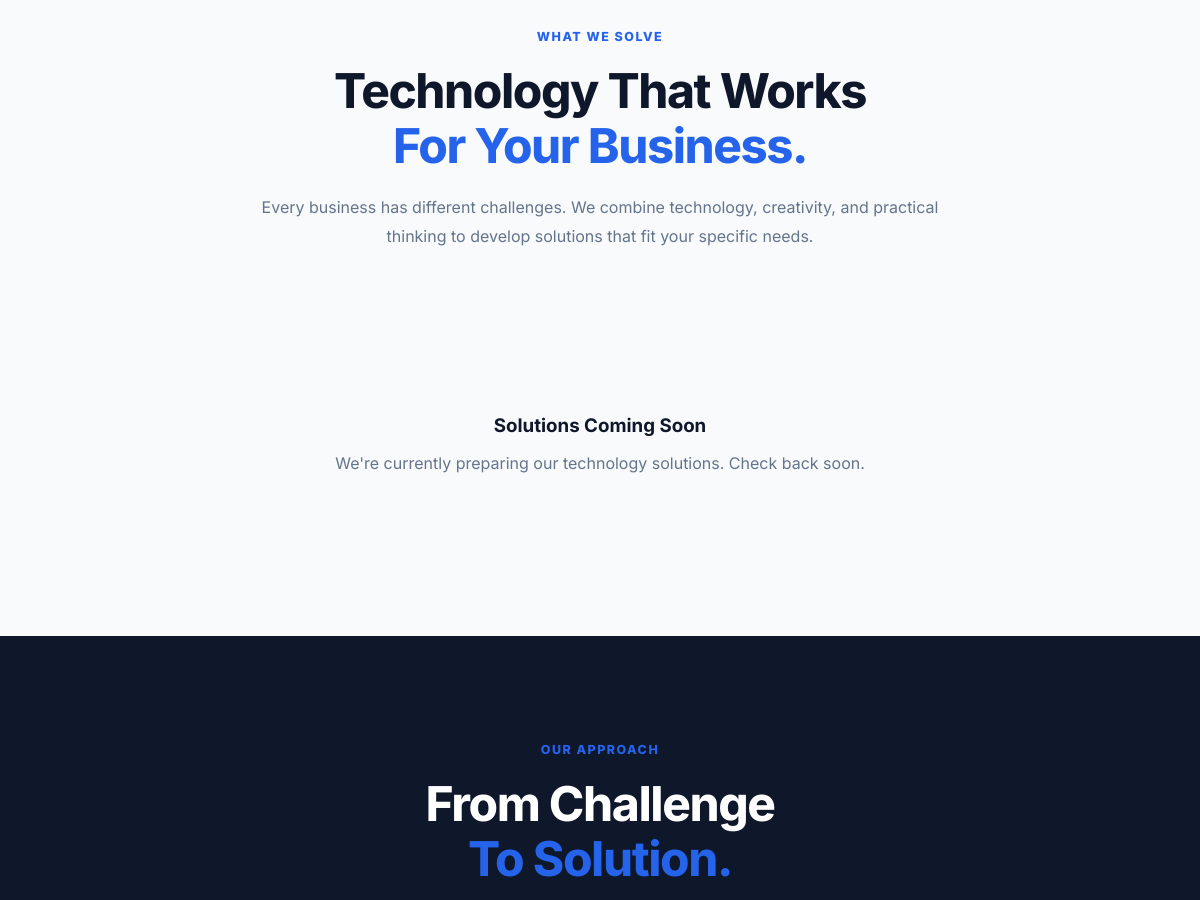
The page /projects/solutions/ (middle part) on the database as committed earlier.
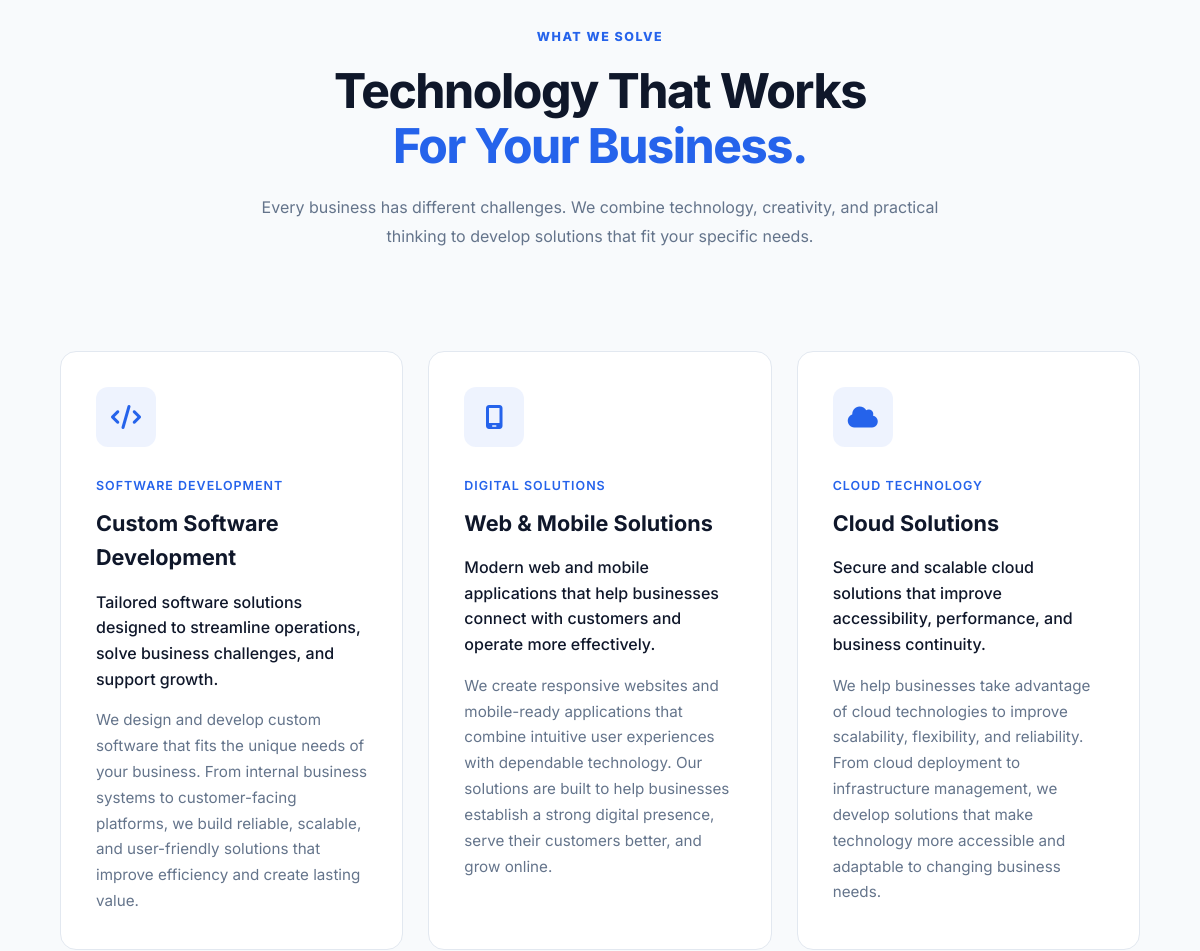
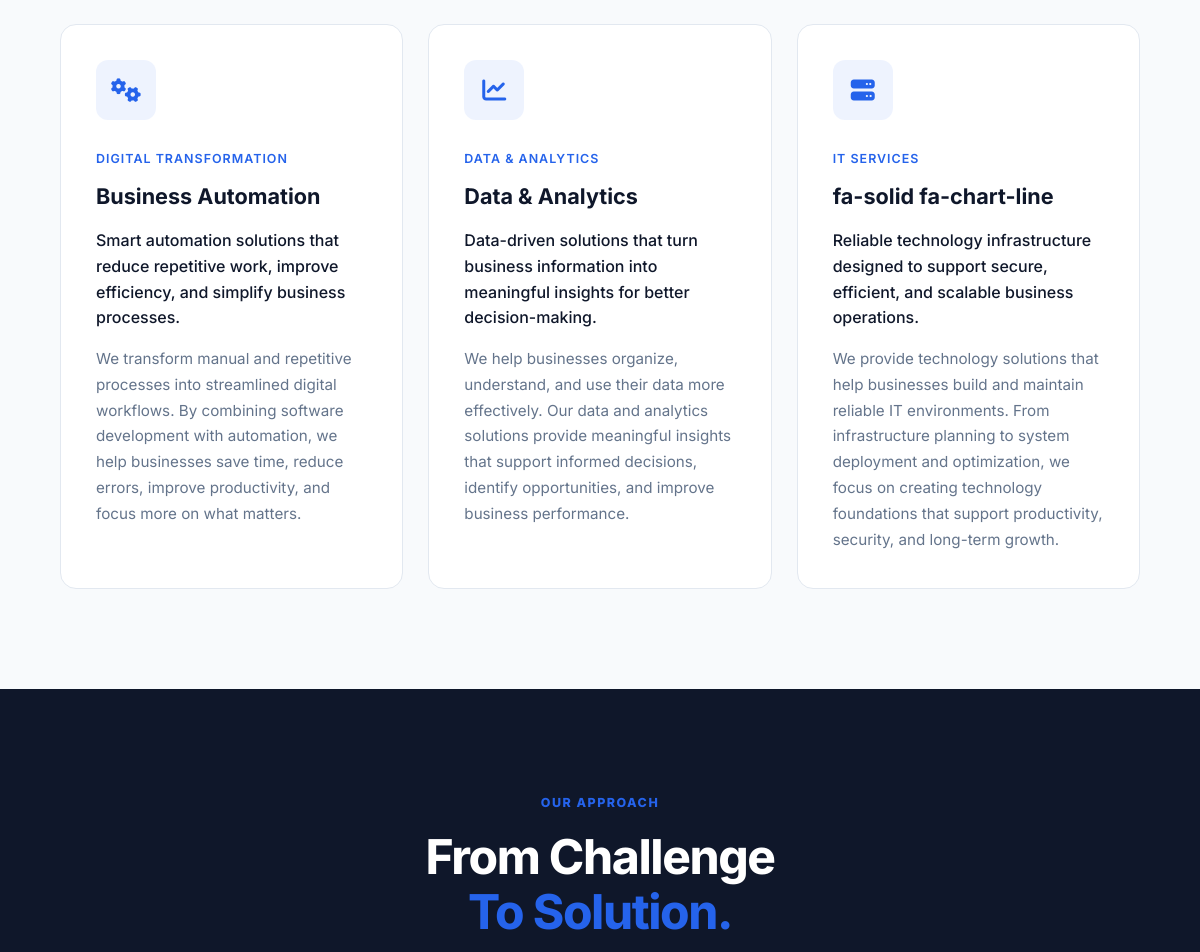
The same page on the database as committed later (2 pictures, top to bottom).
### projects/models.py (models this page shows, shortened)
class Solution(models.Model):
    title = models.CharField(
        max_length=150
    )
    slug = models.SlugField(
        unique=True,
        blank=True
    )
    category = models.CharField(
        max_length=100,
        blank=True
    )
    short_description = models.CharField(
        max_length=250
    )
    description = models.TextField()
    icon = models.CharField(
        max_length=100,
        blank=True,
        help_text="Example: fa-solid fa-globe"
    )
    image = models.ImageField(
        upload_to="solutions/",
        blank=True,
        null=True
    )
    is_featured = models.BooleanField(
        default=False
    )
    is_active = models.BooleanField(
        default=True
    )
    order = models.PositiveIntegerField(
        default=0
    )
    created_at = models.DateTimeField(
        auto_now_add=True
    )
    updated_at = models.DateTimeField(
        auto_now=True
    )
    class Meta:
        ordering = ["order", "-created_at"]
        verbose_name = "Solution"
        verbose_name_plural = "Solutions"

### projects/views.py (the view)
# urls.py: path("solutions/", views.solutions, name="solutions"),
def solutions(request):
    solutions = Solution.objects.filter(
        is_active=True
    )
    featured_solutions = solutions.filter(
        is_featured=True
    )
    context = {
        "solutions": solutions,
        "featured_solutions": featured_solutions,
    }
    return render(
        request,
        "projects/solutions.html",
        context
    )

### templates/projects/solutions.html (shortened to what this page needs)
{% extends "base.html" %}
{% load static %}
{% block content %}
<section class="solutions-overview section">
    <div class="container">
        <div class="section-heading">
            <span class="section-tag">
                WHAT WE SOLVE
            </span>
            <h2>
                Technology That Works
                <span>For Your Business.</span>
            </h2>
            <p>
                Every business has different challenges. We combine
                technology, creativity, and practical thinking to
                develop solutions that fit your specific needs.
            </p>
        </div>
    </div>
</section>
<section
    class="solutions-list section"
    id="solutions"
>
    <div class="container">
        <div class="solutions-grid">
            {% for solution in solutions %}
                <article class="solution-card">
                    {% if solution.icon %}
                        <div class="solution-icon">
                            <i class="{{ solution.icon }}"></i>
                        </div>
                    {% endif %}
                    <div class="solution-content">
                        {% if solution.category %}
                            <span class="solution-category">
                                {{ solution.category }}
                            </span>
                        {% endif %}
                        <h3>
                            {{ solution.title }}
                        </h3>
                        <p class="solution-short-description">
                            {{ solution.short_description }}
                        </p>
                        <p class="solution-description">
                            {{ solution.description }}
                        </p>
                    </div>
                </article>
            {% empty %}
                <div class="empty-state">
                    <h3>
                        Solutions Coming Soon
                    </h3>
                    <p>
                        We're currently preparing our technology
                        solutions. Check back soon.
                    </p>
                </div>
            {% endfor %}
        </div>
    </div>
</section>
<section class="solutions-process section">
    <div class="container">
        <div class="section-heading">
            <span class="section-tag">
                OUR APPROACH
            </span>
            <h2>
                From Challenge
                <span>To Solution.</span>
            </h2>
        </div>
    </div>
</section>
{% endblock %}

### templates/base.html (shortened to what this page needs)
{% load static %}
<!DOCTYPE html>
<html lang="en">
<head>
    <link rel="stylesheet" href="{% static 'css/style.css' %}">
    <link rel="stylesheet"
        href="https://cdnjs.cloudflare.com/ajax/libs/font-awesome/6.7.2/css/all.min.css">
</head>
<body>
    <main>
        {% block content %}
        {% endblock %}
    </main>
</body>
</html>

### templates/partials/navbar.html (shortened to what this page needs)
{% load static %}

### static/css/variables.css (style rules this page uses)
:root { --primary: #2563EB; --primary-dark: #1D4ED8; --primary-light: #DBEAFE; --secondary: #0F172A; --secondary-light: #1E293B; --accent: #06B6D4; --background: #F8FAFC; --white: #FFFFFF; --text: #1E293B; --text-light: #64748B; --border: #E2E8F0; --success: #22C55E; --font-primary: "Inter", sans-serif; --container-width: 1200px; --primary: #2563EB; --primary-dark: #031d66; --primary-light: #DBEAFE; --secondary: #0F172A; --secondary-light: #1E293B; --accent: #06B6D4; --white: #FFFFFF; --background: #F8FAFC; --surface: #FFFFFF; --text: #0F172A; --text-secondary: #475569; --text-muted: #64748B; --border: #E2E8F0; --success: #22C55E; --error: #EF4444; --warning: #F59E0B; --font-primary: "Inter", sans-serif; --container-width: 1200px; --radius-sm: 6px; --radius-md: 10px; --radius-lg: 16px; --radius-xl: 24px; --shadow-sm: 0 2px 8px rgba(15, 23, 42, 0.06); --shadow-md: 0 8px 24px rgba(15, 23, 42, 0.08); --shadow-lg: 0 16px 40px rgba(15, 23, 42, 0.12); }

### static/css/base.css (style rules this page uses)
* { margin: 0; padding: 0; box-sizing: border-box; }
html { scroll-behavior: smooth; }
html, body { margin: 0; padding: 0; }
body { font-family: var(--font-primary); background: var(--background); color: var(--text); line-height: 1.6; -webkit-font-smoothing: antialiased; min-height: 100vh; display: flex; flex-direction: column; }
main { flex: 1; }
.container { width: min(var(--container-width), 90%); margin-inline: auto; }

### static/css/pages/home.css (style rules this page uses)
.section-tag { display: inline-block; margin-bottom: 16px; color: var(--primary); font-size: 0.78rem; font-weight: 800; letter-spacing: 0.12em; text-transform: uppercase; }

### static/css/pages/about.css (style rules this page uses)
.about-hero-content h1 span, .about-story-content h2 span, .section-heading h2 span, .about-cta h2 span { display: block; }
.section-heading { max-width: 750px; margin-bottom: 55px; }
.section-heading h2 { margin: 15px 0; font-size: clamp(2rem, 4vw, 3.2rem); }
.section-heading p { color: var(--text-muted); line-height: 1.7; }

### static/css/pages/services.css (style rules this page uses)
.services-hero h1 span, .section-heading h2 span, .why-techwell-content h2 span, .services-cta h2 span { color: var(--primary); }
.section-heading { max-width: 700px; margin: 0 auto 55px; text-align: center; }
.section-heading h2 { margin: 15px 0; font-size: clamp(2rem, 4vw, 3rem); color: var(--secondary); }
.section-heading p { color: var(--text); line-height: 1.7; }

### static/css/pages/solutions.css (style rules this page uses)
.solutions-overview { padding: 100px 0 50px; }
.solutions-overview .section-heading { max-width: 750px; margin: 0 auto; text-align: center; }
.solutions-list { padding: 50px 0 100px; }
.solutions-grid { display: grid; grid-template-columns: repeat(3, 1fr); gap: 25px; }
.solution-card { padding: 35px; background: var(--white); border: 1px solid var(--border); border-radius: 16px; transition: transform 0.3s ease, box-shadow 0.3s ease, border-color 0.3s ease; }
.solution-icon { width: 60px; height: 60px; display: flex; align-items: center; justify-content: center; margin-bottom: 25px; border-radius: 12px; background: rgba(37, 99, 235, 0.08); }
.solution-icon i { font-size: 1.5rem; color: var(--primary); }
.solution-category { display: inline-block; margin-bottom: 10px; font-size: 0.78rem; font-weight: 600; text-transform: uppercase; letter-spacing: 0.08em; color: var(--primary); }
.solution-content h3 { margin-bottom: 15px; font-size: 1.35rem; color: var(--secondary); }
.solution-short-description { margin-bottom: 15px; font-size: 1rem; font-weight: 500; line-height: 1.6; color: var(--text); }
.solution-description { margin: 0; font-size: 0.95rem; line-height: 1.7; color: var(--text-muted); }
.solutions-process { padding: 100px 0; background: var(--secondary); }
.solutions-process .section-heading { max-width: 700px; margin-bottom: 55px; }
.solutions-process .section-heading h2 { color: var(--white); }

### static/css/pages/projects.css (style rules this page uses)
.section-heading { max-width: 760px; margin: 0 auto; text-align: center; }
.section-heading h2 { margin: 0; font-size: clamp(2rem, 4vw, 3.2rem); line-height: 1.15; font-weight: 750; letter-spacing: -0.03em; color: var(--text); }
.section-heading h2 span { color: var(--primary); }
.section-heading p { max-width: 680px; margin: 1.25rem auto 0; font-size: 1rem; line-height: 1.8; color: var(--text-muted); }

Rows that differ between the two databases and show on the page:
added Solution: category "SOFTWARE DEVELOPMENT", title "Custom Software Development", short_description "Tailored software solutions designed to streamline operations, solve business challenges, and support growth.", description "We design and develop custom software that fits the unique needs of your business. From internal business systems to customer-facing platforms, we build reliable, scalable, and user-friendly solutions that improve efficiency and create lasting value."
added Solution: category "DIGITAL SOLUTIONS", title "Web & Mobile Solutions", short_description "Modern web and mobile applications that help businesses connect with customers and operate more effectively.", description "We create responsive websites and mobile-ready applications that combine intuitive user experiences with dependable technology. Our solutions are built to help businesses establish a strong digital presence, serve their customers better, and grow online."
added Solution: category "CLOUD TECHNOLOGY", title "Cloud Solutions", short_description "Secure and scalable cloud solutions that improve accessibility, performance, and business continuity.", description "We help businesses take advantage of cloud technologies to improve scalability, flexibility, and reliability. From cloud deployment to infrastructure management, we develop solutions that make technology more accessible and adaptable to changing business needs."
added Solution: category "DIGITAL TRANSFORMATION", title "Business Automation", short_description "Smart automation solutions that reduce repetitive work, improve efficiency, and simplify business processes.", description "We transform manual and repetitive processes into streamlined digital workflows. By combining software development with automation, we help businesses save time, reduce errors, improve productivity, and focus more on what matters."
added Solution: category "DATA & ANALYTICS", title "Data & Analytics", short_description "Data-driven solutions that turn business information into meaningful insights for better decision-making.", description "We help businesses organize, understand, and use their data more effectively. Our data and analytics solutions provide meaningful insights that support informed decisions, identify opportunities, and improve business performance."
added Solution: category "IT SERVICES", title "fa-solid fa-chart-line", short_description "Reliable technology infrastructure designed to support secure, efficient, and scalable business operations.", description "We provide technology solutions that help businesses build and maintain reliable IT environments. From infrastructure planning to system deployment and optimization, we focus on creating technology foundations that support productivity, security, and long-term growth."
Other text that changed with them:
text no longer shown: "Solutions Coming Soon We're currently preparing our technology solutions. Check back soon."
